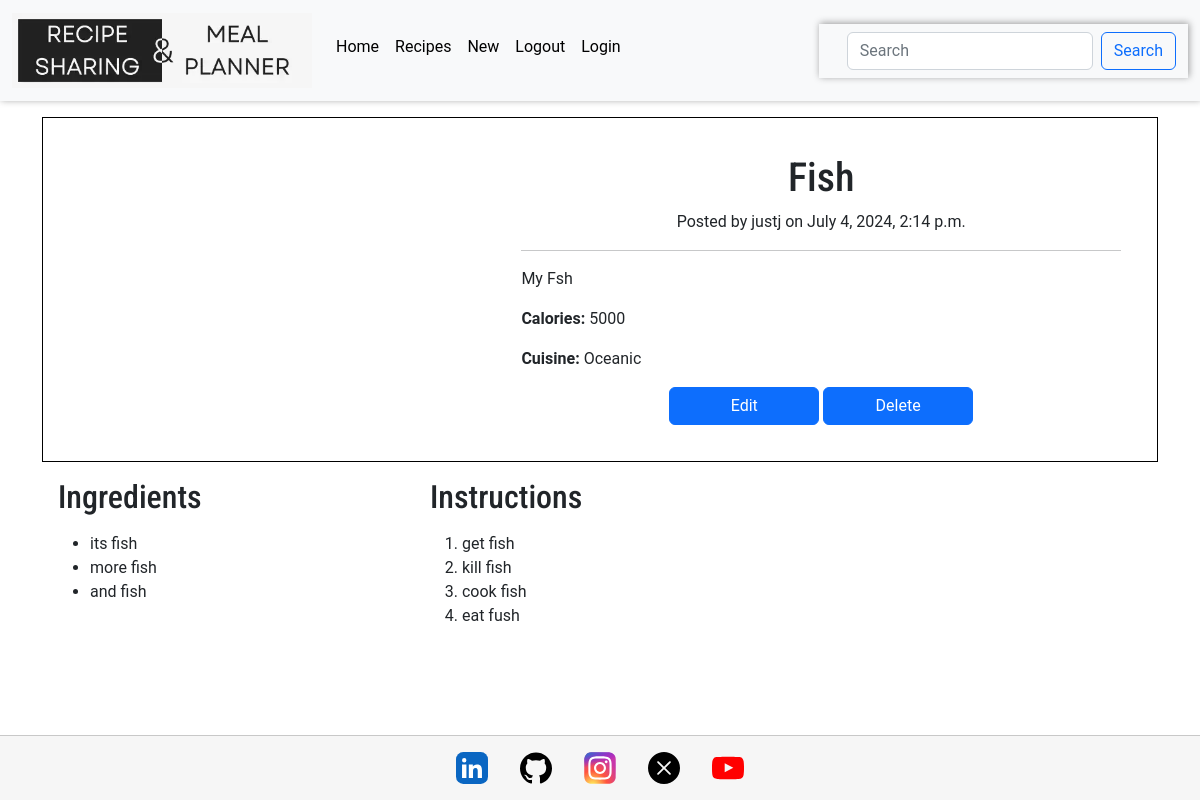
The page /recipes/3/ (signed in) on the database its author committed.
### recipes/models.py (models this page shows, shortened)
class Recipe(models.Model):
    user = models.ForeignKey(
        User, related_name="recipe_owner", on_delete=models.CASCADE
    )
    title = models.CharField(max_length=300, null=False, blank=False)
    description = models.CharField(max_length=500, null=False, blank=False)
    instructions = RichTextField(max_length=10000, null=False, blank=False)
    ingredients = RichTextField(max_length=10000, null=False, blank=False)
    image = ResizedImageField(
        size=[400, None],
        quality=75,
        upload_to="recipes/",
        force_format="WEBP",
        blank=False,
        null=False,
    )
    image_alt = models.CharField(max_length=100, null=False, blank=False)
    meal_type = models.CharField(max_length=50, choices=MEAL_TYPES, default="breakfast")
    cuisine_types = models.CharField(
        max_length=50, choices=CUISINE_TYPES, default="african"
    )
    calories = models.IntegerField()
    posted_date = models.DateTimeField(auto_now=True)
    class Meta:
        ordering = ["-posted_date"]

### recipes/views.py (the view)
# urls.py: path("<int:pk>/", RecipesDetail.as_view(), name="recipe_detail"),
class RecipesDetail(DetailView):
    template_name = "recipes/recipe_detail.html"
    model = Recipe
    context_object_name = "recipe"

### recipes/templates/recipes/recipe_detail.html (shortened to what this page needs)
{% extends "base.html" %}
{% block content %}
    <div class="container">
        <div class="recipe-info mt-3 p-1">
            <div class="recipe-img">
            </div>
            <div class="recipe-detail">
                <h1 class="text-center">{{recipe.title}}</h1>
                <p class="text-center">Posted by {{recipe.user}} on {{recipe.posted_date}}</p>
                <hr>
                <p>{{recipe.description}}</p>
                <p><strong>Calories:</strong> {{ recipe.calories }}</p>
                <p><strong>Cuisine:</strong> {{ recipe.cuisine_types|title }}</p>
                {% if request.user == recipe.user %}
                <div class="text-center">
                    <a href="{% url 'edit_recipe' recipe.id %}" class="btn btn-primary w-25">Edit</a>
                    <a href="{% url 'delete_recipe' recipe.id %}" class="btn btn-primary w-25">Delete</a>
                </div>
                {% endif %}
            </div>
        </div>
        <div class="recipe-container">
            <div class="ingredients p-3">
                <h2>Ingredients</h2>
                <p>{{ recipe.ingredients|safe }}</p>
            </div>
            <div class="instructions p-3">
                <h2>Instructions</h2>
                <p>{{recipe.instructions|safe }}</p>
            </div>
        </div>
    </div>
{% endblock %}

### static/css/base.css (style rules this page uses)
:root { --title: 'Roboto Condensed', serif; --main-font: 'Roboto' , serif; --background: #3f006a0f; --blue: #0d6efd; --black: #000; --off-white: #f6f6f6; --white: #fff; --orange: #ffbf50; --small-box-shadow: 1px -1px 7px 0 #00000061; --border: 1px solid #00000030; }
html, body { height: 100%; }
body { display: flex; flex-direction: column; font-family: var(--main-font); }
h1, h2, h3, h4, h5, h6 { font-family: var(--title); }
.recipe-info { display: flex; flex-direction: column; justify-content: center; }
.recipe-container { display: flex; flex-direction: column; }
.ingredients, .instructions, .recipe-detail { width: 100%; }
.recipe-img { display: flex; justify-content: center; align-items: center; }
@media screen and (min-width: 62.5em) { .recipe-info { flex-direction: row; border: 1px solid var(--black); } }
@media screen and (min-width: 62.5em) { .recipe-img { width: 40%; margin: 0 auto; } }
@media screen and (min-width: 62.5em) { .recipe-detail { width: 60%; padding: 2rem; } }
@media screen and (min-width: 62.5em) { .recipe-container { flex-direction: row; } }
@media screen and (min-width: 62.5em) { .ingredients { width: 33.33%; } }
@media screen and (min-width: 62.5em) { .instructions { width: 66.66%; } }

### rows shown on the page
Recipe: title "Fish", user "justj", posted_date "July 4, 2024, 2:14 p.m.", description "My Fsh", calories "5000", cuisine_types "Oceanic", ingredients "its fish more fish and fish", instructions "get fish kill fish cook fish eat fush"
